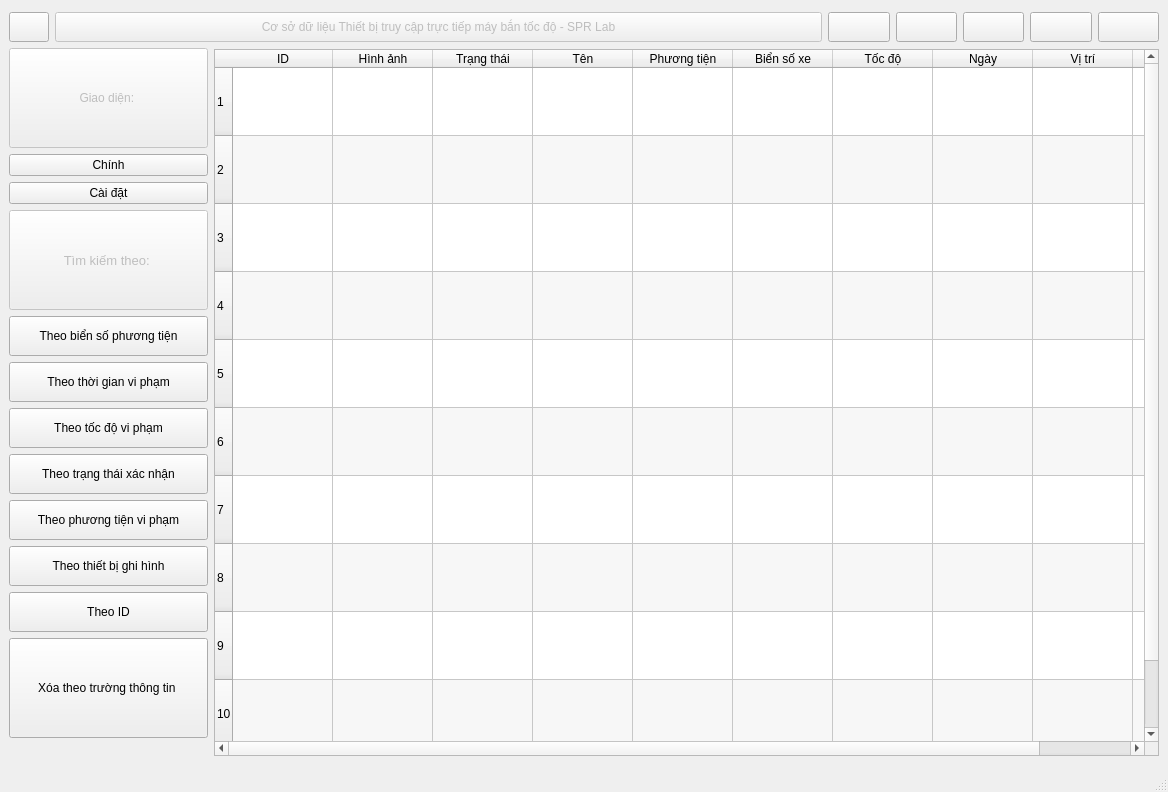
<?xml version="1.0" encoding="UTF-8"?>
<ui version="4.0">
 <class>MainWindow</class>
 <widget class="QMainWindow" name="MainWindow">
  <property name="geometry">
   <rect>
    <x>0</x>
    <y>0</y>
    <width>1168</width>
    <height>792</height>
   </rect>
  </property>
  <property name="windowTitle">
   <string>MainWindow</string>
  </property>
  <widget class="QWidget" name="centralwidget">
   <layout class="QGridLayout" name="gridLayout">
    <item row="1" column="0">
     <layout class="QVBoxLayout" name="verticalLayout_2" stretch="0,0">
      <property name="bottomMargin">
       <number>0</number>
      </property>
      <item>
       <layout class="QHBoxLayout" name="horizontalLayout_2" stretch="0,25,2,2,2,2,2">
        <item>
         <widget class="QPushButton" name="showall">
          <property name="minimumSize">
           <size>
            <width>0</width>
            <height>30</height>
           </size>
          </property>
          <property name="text">
           <string/>
          </property>
         </widget>
        </item>
        <item>
         <widget class="QPushButton" name="bgroundsearch">
          <property name="enabled">
           <bool>false</bool>
          </property>
          <property name="minimumSize">
           <size>
            <width>40</width>
            <height>30</height>
           </size>
          </property>
          <property name="text">
           <string>Cơ sở dữ liệu Thiết bị truy cập trực tiếp máy bắn tốc độ - SPR Lab</string>
          </property>
         </widget>
        </item>
        <item>
         <widget class="QPushButton" name="check_memory">
          <property name="minimumSize">
           <size>
            <width>40</width>
            <height>30</height>
           </size>
          </property>
          <property name="text">
           <string/>
          </property>
         </widget>
        </item>
        <item>
         <widget class="QPushButton" name="instruction_button_search">
          <property name="minimumSize">
           <size>
            <width>40</width>
            <height>30</height>
           </size>
          </property>
          <property name="text">
           <string/>
          </property>
         </widget>
        </item>
        <item>
         <widget class="QPushButton" name="minbuttonsearch">
          <property name="minimumSize">
           <size>
            <width>40</width>
            <height>30</height>
           </size>
          </property>
          <property name="text">
           <string/>
          </property>
         </widget>
        </item>
        <item>
         <widget class="QPushButton" name="maxbuttonsearch">
          <property name="minimumSize">
           <size>
            <width>40</width>
            <height>30</height>
           </size>
          </property>
          <property name="text">
           <string/>
          </property>
         </widget>
        </item>
        <item>
         <widget class="QPushButton" name="quitbuttonsearch">
          <property name="minimumSize">
           <size>
            <width>40</width>
            <height>30</height>
           </size>
          </property>
          <property name="text">
           <string/>
          </property>
         </widget>
        </item>
       </layout>
      </item>
      <item>
       <layout class="QHBoxLayout" name="horizontalLayout" stretch="1,30">
        <item>
         <layout class="QVBoxLayout" name="verticalLayout">
          <item>
           <widget class="QPushButton" name="pushButton">
            <property name="enabled">
             <bool>false</bool>
            </property>
            <property name="minimumSize">
             <size>
              <width>0</width>
              <height>100</height>
             </size>
            </property>
            <property name="text">
             <string>Giao diện: </string>
            </property>
           </widget>
          </item>
          <item>
           <widget class="QPushButton" name="main_ui">
            <property name="text">
             <string>Chính</string>
            </property>
           </widget>
          </item>
          <item>
           <widget class="QPushButton" name="setting_ui">
            <property name="text">
             <string>Cài đặt</string>
            </property>
           </widget>
          </item>
          <item>
           <widget class="QPushButton" name="bgroundsearchby">
            <property name="enabled">
             <bool>false</bool>
            </property>
            <property name="minimumSize">
             <size>
              <width>0</width>
              <height>100</height>
             </size>
            </property>
            <property name="font">
             <font>
              <pointsize>10</pointsize>
             </font>
            </property>
            <property name="text">
             <string>Tìm kiếm theo: </string>
            </property>
           </widget>
          </item>
          <item>
           <widget class="QPushButton" name="byplate">
            <property name="minimumSize">
             <size>
              <width>0</width>
              <height>40</height>
             </size>
            </property>
            <property name="text">
             <string>Theo biển số phương tiện</string>
            </property>
           </widget>
          </item>
          <item>
           <widget class="QPushButton" name="bydate">
            <property name="minimumSize">
             <size>
              <width>0</width>
              <height>40</height>
             </size>
            </property>
            <property name="text">
             <string>Theo thời gian vi phạm</string>
            </property>
           </widget>
          </item>
          <item>
           <widget class="QPushButton" name="byspeed">
            <property name="minimumSize">
             <size>
              <width>0</width>
              <height>40</height>
             </size>
            </property>
            <property name="text">
             <string>Theo tốc độ vi phạm</string>
            </property>
           </widget>
          </item>
          <item>
           <widget class="QPushButton" name="bystatus">
            <property name="minimumSize">
             <size>
              <width>0</width>
              <height>40</height>
             </size>
            </property>
            <property name="text">
             <string>Theo trạng thái xác nhận</string>
            </property>
           </widget>
          </item>
          <item>
           <widget class="QPushButton" name="byvehicle">
            <property name="minimumSize">
             <size>
              <width>0</width>
              <height>40</height>
             </size>
            </property>
            <property name="text">
             <string>Theo phương tiện vi phạm</string>
            </property>
           </widget>
          </item>
          <item>
           <widget class="QPushButton" name="bydevice">
            <property name="minimumSize">
             <size>
              <width>0</width>
              <height>40</height>
             </size>
            </property>
            <property name="text">
             <string>Theo thiết bị ghi hình</string>
            </property>
           </widget>
          </item>
          <item>
           <widget class="QPushButton" name="byid">
            <property name="minimumSize">
             <size>
              <width>0</width>
              <height>40</height>
             </size>
            </property>
            <property name="text">
             <string>Theo ID</string>
            </property>
           </widget>
          </item>
          <item>
           <widget class="QPushButton" name="delete_extend">
            <property name="enabled">
             <bool>true</bool>
            </property>
            <property name="minimumSize">
             <size>
              <width>0</width>
              <height>100</height>
             </size>
            </property>
            <property name="text">
             <string>Xóa theo trường thông tin </string>
            </property>
           </widget>
          </item>
          <item>
           <widget class="QLabel" name="time_label_search">
            <property name="text">
             <string/>
            </property>
           </widget>
          </item>
         </layout>
        </item>
        <item>
         <widget class="QTableWidget" name="databasetable">
          <property name="maximumSize">
           <size>
            <width>945</width>
            <height>707</height>
           </size>
          </property>
          <property name="autoFillBackground">
           <bool>false</bool>
          </property>
          <property name="alternatingRowColors">
           <bool>true</bool>
          </property>
          <property name="showGrid">
           <bool>true</bool>
          </property>
          <property name="gridStyle">
           <enum>Qt::SolidLine</enum>
          </property>
          <property name="sortingEnabled">
           <bool>true</bool>
          </property>
          <property name="wordWrap">
           <bool>true</bool>
          </property>
          <attribute name="horizontalHeaderVisible">
           <bool>true</bool>
          </attribute>
          <attribute name="horizontalHeaderCascadingSectionResizes">
           <bool>false</bool>
          </attribute>
          <attribute name="horizontalHeaderMinimumSectionSize">
           <number>47</number>
          </attribute>
          <attribute name="horizontalHeaderDefaultSectionSize">
           <number>100</number>
          </attribute>
          <attribute name="horizontalHeaderHighlightSections">
           <bool>true</bool>
          </attribute>
          <attribute name="horizontalHeaderShowSortIndicator" stdset="0">
           <bool>true</bool>
          </attribute>
          <attribute name="horizontalHeaderStretchLastSection">
           <bool>true</bool>
          </attribute>
          <attribute name="verticalHeaderVisible">
           <bool>true</bool>
          </attribute>
          <attribute name="verticalHeaderCascadingSectionResizes">
           <bool>false</bool>
          </attribute>
          <attribute name="verticalHeaderMinimumSectionSize">
           <number>68</number>
          </attribute>
          <attribute name="verticalHeaderHighlightSections">
           <bool>true</bool>
          </attribute>
          <attribute name="verticalHeaderShowSortIndicator" stdset="0">
           <bool>true</bool>
          </attribute>
          <attribute name="verticalHeaderStretchLastSection">
           <bool>false</bool>
          </attribute>
          <row>
           <property name="text">
            <string>1</string>
           </property>
          </row>
          <row>
           <property name="text">
            <string>2</string>
           </property>
          </row>
          <row>
           <property name="text">
            <string>3</string>
           </property>
          </row>
          <row>
           <property name="text">
            <string>4</string>
           </property>
          </row>
          <row>
           <property name="text">
            <string>5</string>
           </property>
          </row>
          <row>
           <property name="text">
            <string>6</string>
           </property>
          </row>
          <row>
           <property name="text">
            <string>7</string>
           </property>
          </row>
          <row>
           <property name="text">
            <string>8</string>
           </property>
          </row>
          <row>
           <property name="text">
            <string>9</string>
           </property>
          </row>
          <row>
           <property name="text">
            <string>10</string>
           </property>
          </row>
          <column>
           <property name="text">
            <string>ID</string>
           </property>
          </column>
          <column>
           <property name="text">
            <string>Hình ảnh</string>
           </property>
          </column>
          <column>
           <property name="text">
            <string>Trạng thái</string>
           </property>
          </column>
          <column>
           <property name="text">
            <string>Tên</string>
           </property>
          </column>
          <column>
           <property name="text">
            <string>Phương tiện</string>
           </property>
          </column>
          <column>
           <property name="text">
            <string>Biển số xe</string>
           </property>
          </column>
          <column>
           <property name="text">
            <string>Tốc độ</string>
           </property>
          </column>
          <column>
           <property name="text">
            <string>Ngày</string>
           </property>
          </column>
          <column>
           <property name="text">
            <string>Vị trí</string>
           </property>
          </column>
          <column>
           <property name="text">
            <string>Thiết bị</string>
           </property>
          </column>
         </widget>
        </item>
       </layout>
      </item>
     </layout>
    </item>
   </layout>
  </widget>
  <widget class="QStatusBar" name="statusbar"/>
 </widget>
 <resources/>
 <connections/>
</ui>
